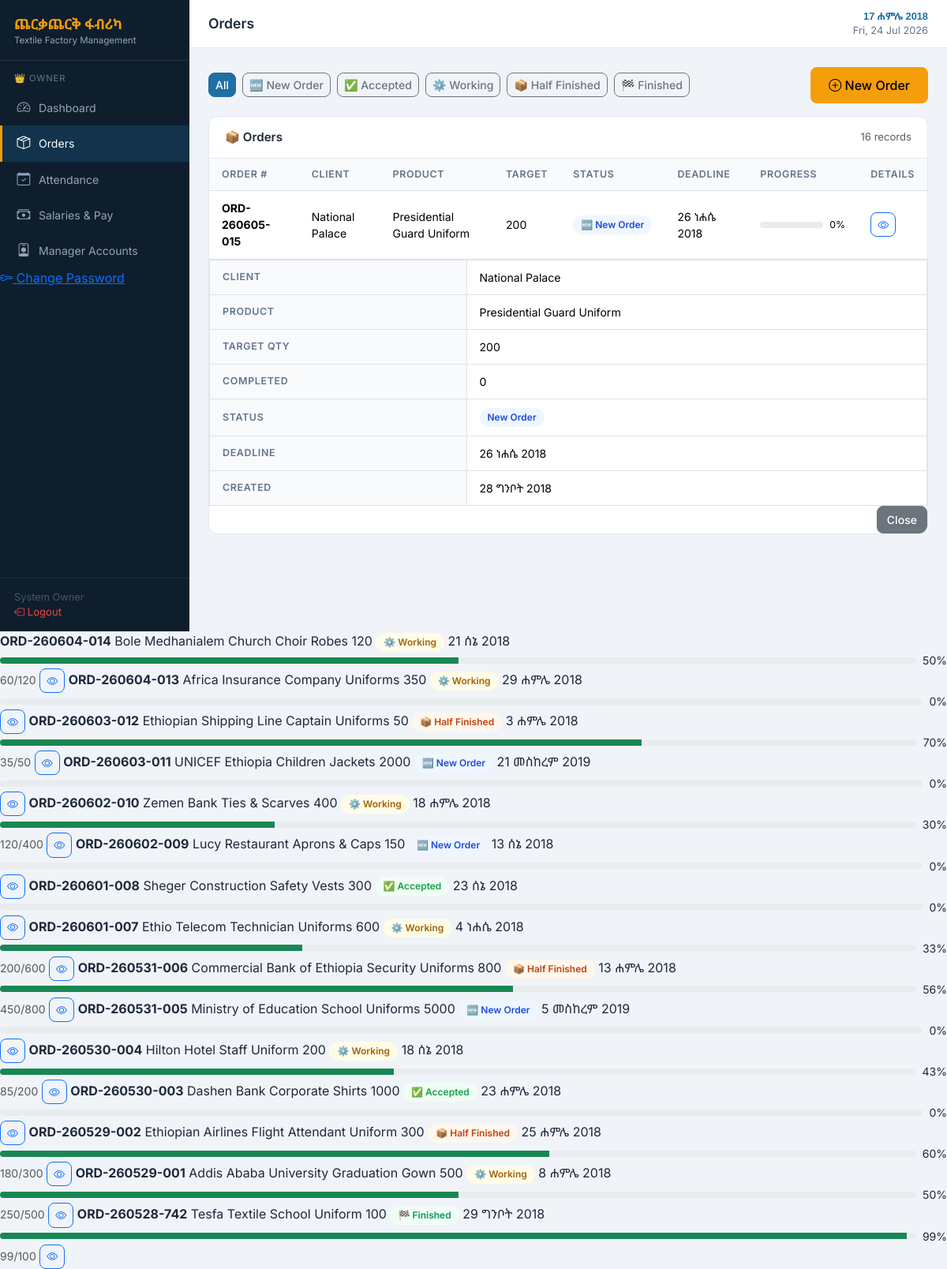
Page /owner/orders.php (signed in) on the committed database.
### tables this page shows
CREATE TABLE `orders` (
  `id` int(11) NOT NULL AUTO_INCREMENT,
  `order_number` varchar(50) NOT NULL,
  `client_name` varchar(100) NOT NULL,
  `product_name` varchar(100) NOT NULL,
  `target_quantity` int(11) NOT NULL,
  `deadline` date DEFAULT NULL,
  `status` enum('new','accepted','working','half_finished','finished') DEFAULT 'new',
  `completed_quantity` int(11) DEFAULT 0,
  `incomplete_reason` text DEFAULT NULL,
  `created_by` int(11) DEFAULT NULL,
  `finished_at` timestamp NULL DEFAULT NULL,
  `created_at` timestamp NOT NULL DEFAULT current_timestamp(),
  `updated_at` timestamp NOT NULL DEFAULT current_timestamp() ON UPDATE current_timestamp(),
  PRIMARY KEY (`id`),
  UNIQUE KEY `order_number` (`order_number`)
);

### includes/functions.php (called while the page is built, shortened)
<?php
function gregorianToEthiopian($gYear, $gMonth, $gDay) {
    $jdn = gregorianToJDN($gYear, $gMonth, $gDay);
    return jdnToEthiopian($jdn);
}
function gregorianToJDN($year, $month, $day) {
    $a = intdiv(14 - $month, 12);
    $y = $year + 4800 - $a;
    $m = $month + 12 * $a - 3;
    return $day + intdiv(153 * $m + 2, 5) + 365 * $y
         + intdiv($y, 4) - intdiv($y, 100) + intdiv($y, 400) - 32045;
}
function jdnToEthiopian($jdn) {
    $r = ($jdn - 1723856) % 1461;
    $n    = ($r % 365) + 365 * intdiv($r, 1460);
    $year = 4 * intdiv($jdn - 1723856, 1461) + intdiv($r, 365) - intdiv($r, 1460);
    $month = intdiv($n, 30) + 1;
    $day   = ($n % 30) + 1;
    return ['year' => $year, 'month' => $month, 'day' => $day];
}
function ethMonthName($month) {
    $names = [
        1 => 'መስከረም', 2 => 'ጥቅምት',  3 => 'ህዳር',   4 => 'ታህሳስ',
        5 => 'ጥር',    6 => 'የካቲት',  7 => 'መጋቢት',  8 => 'ሚያዚያ',
        9 => 'ግንቦት', 10 => 'ሰኔ',    11 => 'ሐምሌ',  12 => 'ነሐሴ',
        13 => 'ጳጉሜ'
    ];
    return $names[$month] ?? '';
}
function formatEthDate($gDate) {
    [$y, $m, $d] = explode('-', $gDate);
    $eth = gregorianToEthiopian((int)$y, (int)$m, (int)$d);
    return $eth['day'] . ' ' . ethMonthName($eth['month']) . ' ' . $eth['year'];
}
function orderStatusLabel($status) {
    return [
        'new'           => 'New Order',
        'accepted'      => 'Accepted',
        'working'       => 'Working',
        'half_finished' => 'Half Finished',
        'finished'      => 'Finished',
    ][$status] ?? $status;
}
function orderStatusIcon($status) {
    return [
        'new'           => '🆕',
        'accepted'      => '✅',
        'working'       => '⚙️',
        'half_finished' => '📦',
        'finished'      => '🏁',
    ][$status] ?? '•';
}
function orderStatusClass($status) {
    return [
        'new'           => 'status-new',
        'accepted'      => 'status-accepted',
        'working'       => 'status-working',
        'half_finished' => 'status-half',
        'finished'      => 'status-finished',
    ][$status] ?? '';
}
function sanitize($v) {
    return htmlspecialchars(trim((string)$v), ENT_QUOTES, 'UTF-8');
}

### owner/orders.php (the view, shortened to what this page needs)
<?php
require_once __DIR__ . '/../config/db.php';
require_once __DIR__ . '/../includes/functions.php';
$filter = $_GET['status'] ?? 'all';
$where  = $filter !== 'all' ? "WHERE status = " . $pdo->quote($filter) : '';
$orders = $pdo->query("SELECT * FROM orders $where ORDER BY created_at DESC")->fetchAll();
include __DIR__ . '/../includes/header.php';
?>
<div class="d-flex justify-content-between align-items-center mb-3">
  <div class="d-flex gap-2 flex-wrap">
    <?php foreach (['all','new','accepted','working','half_finished','finished'] as $s): ?>
      <a href="?status=<?= $s ?>" class="btn btn-sm <?= $filter===$s ? 'btn-primary' : 'btn-outline-secondary' ?>">
        <?= $s === 'all' ? 'All' : (orderStatusIcon($s).' '.orderStatusLabel($s)) ?>
      </a>
    <?php endforeach; ?>
  </div>
  <button class="btn btn-accent btn-lg" data-bs-toggle="modal" data-bs-target="#newOrderModal">
    <i class="bi bi-plus-circle"></i> New Order
  </button>
</div>
<div class="table-card">
  <div class="tc-head"><h5>📦 Orders</h5><span class="text-muted" style="font-size:.82rem"><?= count($orders) ?> records</span></div>
  <div class="table-responsive">
  <table class="table table-hover">
    <thead><tr>
      <th>Order #</th><th>Client</th><th>Product</th><th>Target</th><th>Status</th><th>Deadline</th><th>Progress</th><th>Details</th>
    </tr></thead>
    <tbody>
    <?php if (!$orders): ?>
      <tr><td colspan="8" class="text-center text-muted py-5">No orders found</td></tr>
    <?php else: foreach ($orders as $o): ?>
      <tr>
        <td><strong><?= sanitize($o['order_number']) ?></strong></td>
        <td><?= sanitize($o['client_name']) ?></td>
        <td><?= sanitize($o['product_name']) ?></td>
        <td><?= $o['target_quantity'] ?></td>
        <td><span class="status-badge <?= orderStatusClass($o['status']) ?>"><?= orderStatusIcon($o['status']).' '.orderStatusLabel($o['status']) ?></span></td>
        <td><?= $o['deadline'] ? formatEthDate($o['deadline']) : '<span class="text-muted">—</span>' ?></td>
        <td>
          <?php $pct = $o['target_quantity'] > 0 ? min(100, round($o['completed_quantity']/$o['target_quantity']*100)) : 0; ?>
          <div class="d-flex align-items-center gap-2">
            <div class="progress flex-grow-1" style="height:8px;min-width:80px">
              <div class="progress-bar bg-success" style="width:<?= $pct ?>%"></div>
            </div>
            <small><?= $pct ?>%</small>
          </div>
          <?php if ($o['completed_quantity']): ?><small class="text-muted"><?= $o['completed_quantity'] ?>/<?= $o['target_quantity'] ?></small><?php endif; ?>
        </td>
        <td>
          <button class="btn btn-sm btn-outline-primary" data-bs-toggle="modal" data-bs-target="#detailModal<?= $o['id'] ?>">
            <i class="bi bi-eye"></i>
          </button>
        </td>
      </tr>
      <div class="modal fade" id="detailModal<?= $o['id'] ?>" tabindex="-1">
        <div class="modal-dialog"><div class="modal-content">
          <div class="modal-body">
            <table class="table table-sm table-bordered">
              <tr><th>Client</th><td><?= sanitize($o['client_name']) ?></td></tr>
              <tr><th>Product</th><td><?= sanitize($o['product_name']) ?></td></tr>
              <tr><th>Target Qty</th><td><?= $o['target_quantity'] ?></td></tr>
              <tr><th>Completed</th><td><?= $o['completed_quantity'] ?></td></tr>
              <tr><th>Status</th><td><span class="status-badge <?= orderStatusClass($o['status']) ?>"><?= orderStatusLabel($o['status']) ?></span></td></tr>
              <tr><th>Deadline</th><td><?= $o['deadline'] ? formatEthDate($o['deadline']) : '—' ?></td></tr>
              <tr><th>Created</th><td><?= formatEthDate(substr($o['created_at'],0,10)) ?></td></tr>
            </table>
          </div>
          <div class="modal-footer"><button class="btn btn-secondary" data-bs-dismiss="modal">Close</button></div>
        </div></div>
      </div>
    <?php endforeach; endif; ?>
    </tbody>
  </table>
  </div>
</div>
<?php include __DIR__ . '/../includes/footer.php'; ?>

### includes/header.php (style rules this page uses)
:root { --primary: #1d6fa4; --primary-d: #155a87; --accent: #f59e0b; --sidebar-w: 240px; --bg: #f0f4f8; --card-bg: #ffffff; --text: #1e293b; --muted: #64748b; --border: #e2e8f0; --success: #059669; --danger: #dc2626; --warning: #d97706; }
*, *::before, *::after { box-sizing: border-box; }
body { font-family: 'Inter', 'Noto Sans Ethiopic', sans-serif; background: var(--bg); color: var(--text); margin: 0; min-height: 100vh; }
.table-card { background: var(--card-bg); border-radius: 12px; padding: 0; border: 1px solid var(--border); overflow: hidden; }
.table-card .tc-head { padding: 16px 20px; border-bottom: 1px solid var(--border); display: flex; align-items: center; justify-content: space-between; }
.table-card .tc-head h5 { margin: 0; font-size: .95rem; font-weight: 600; }
.table { margin: 0; font-size: .88rem; }
.table th { background: #f8fafc; color: var(--muted); font-size: .78rem; text-transform: uppercase; letter-spacing: .05em; font-weight: 600; border-top: none; }
.table td, .table th { padding: 11px 16px; vertical-align: middle; }
.status-badge { display: inline-flex; align-items: center; gap: 5px; padding: 3px 10px; border-radius: 20px; font-size: .75rem; font-weight: 600; white-space: nowrap; }
.status-new { background: #eff6ff; color: #1d4ed8; }
.status-accepted { background: #f0fdf4; color: #16a34a; }
.status-working { background: #fefce8; color: #a16207; }
.status-half { background: #fff7ed; color: #c2410c; }
.status-finished { background: #f0fdf4; color: #059669; }
.btn { font-size: .88rem; font-weight: 500; border-radius: 8px; }
.btn-lg { font-size: 1rem; padding: 10px 22px; }
.btn-primary { background: var(--primary); border-color: var(--primary); }
.btn-accent { background: var(--accent); border-color: var(--accent); color: #000; }

### rows in the picture
orders: order_number "ORD-260605-015", client_name "National Palace", product_name "Presidential Guard Uniform", target_quantity "200", status "🆕", status "New Order", deadline "26 ነሐሴ 2018", completed_quantity "0", created_at "28 ግንቦት 2018"
orders: order_number "ORD-260604-014", client_name "Bole Medhanialem Church", product_name "Choir Robes", target_quantity "120", status "⚙️", status "Working", deadline "21 ሰኔ 2018", pct "50", completed_quantity "60"
orders: order_number "ORD-260604-013", client_name "Africa Insurance", product_name "Company Uniforms", target_quantity "350", status "⚙️", status "Working", deadline "29 ሐምሌ 2018", completed_quantity "0"
orders: order_number "ORD-260603-012", client_name "Ethiopian Shipping Line", product_name "Captain Uniforms", target_quantity "50", status "📦", status "Half Finished", deadline "3 ሐምሌ 2018", pct "70", completed_quantity "35"
orders: order_number "ORD-260603-011", client_name "UNICEF Ethiopia", product_name "Children Jackets", target_quantity "2000", status "🆕", status "New Order", deadline "21 መስከረም 2019", completed_quantity "0"
orders: order_number "ORD-260602-010", client_name "Zemen Bank", product_name "Ties & Scarves", target_quantity "400", status "⚙️", status "Working", deadline "18 ሐምሌ 2018", pct "30", completed_quantity "120"
orders: order_number "ORD-260602-009", client_name "Lucy Restaurant", product_name "Aprons & Caps", target_quantity "150", status "🆕", status "New Order", deadline "13 ሰኔ 2018", completed_quantity "0"
orders: order_number "ORD-260601-008", client_name "Sheger Construction", product_name "Safety Vests", target_quantity "300", status "✅", status "Accepted", deadline "23 ሰኔ 2018", completed_quantity "0"
orders: order_number "ORD-260601-007", client_name "Ethio Telecom", product_name "Technician Uniforms", target_quantity "600", status "⚙️", status "Working", deadline "4 ነሐሴ 2018", pct "33", completed_quantity "200"
orders: order_number "ORD-260531-006", client_name "Commercial Bank of Ethiopia", product_name "Security Uniforms", target_quantity "800", status "📦", status "Half Finished", deadline "13 ሐምሌ 2018", pct "56", completed_quantity "450"
orders: order_number "ORD-260531-005", client_name "Ministry of Education", product_name "School Uniforms", target_quantity "5000", status "🆕", status "New Order", deadline "5 መስከረም 2019", completed_quantity "0"
orders: order_number "ORD-260530-004", client_name "Hilton Hotel", product_name "Staff Uniform", target_quantity "200", status "⚙️", status "Working", deadline "18 ሰኔ 2018", pct "43", completed_quantity "85"
orders: order_number "ORD-260530-003", client_name "Dashen Bank", product_name "Corporate Shirts", target_quantity "1000", status "✅", status "Accepted", deadline "23 ሐምሌ 2018", completed_quantity "0"
orders: order_number "ORD-260529-002", client_name "Ethiopian Airlines", product_name "Flight Attendant Uniform", target_quantity "300", status "📦", status "Half Finished", deadline "25 ሐምሌ 2018", pct "60", completed_quantity "180"
orders: order_number "ORD-260529-001", client_name "Addis Ababa University", product_name "Graduation Gown", target_quantity "500", status "⚙️", status "Working", deadline "8 ሐምሌ 2018", pct "50", completed_quantity "250"
orders: order_number "ORD-260528-742", client_name "Tesfa Textile", product_name "School Uniform", target_quantity "100", status "🏁", status "Finished", deadline "29 ግንቦት 2018", completed_quantity "99"

### other values in the picture
$user['name'] "System Owner"
$pageTitle "Orders"
todayEthiopian() "17 ሐምሌ 2018"
orderStatusIcon($s) "🆕"
orderStatusLabel($s) "New Order"
orderStatusIcon($s) "✅"
orderStatusLabel($s) "Accepted"
orderStatusIcon($s) "⚙️"
orderStatusLabel($s) "Working"
orderStatusIcon($s) "📦"
orderStatusLabel($s) "Half Finished"
orderStatusIcon($s) "🏁"
orderStatusLabel($s) "Finished"
count($orders) "16"
